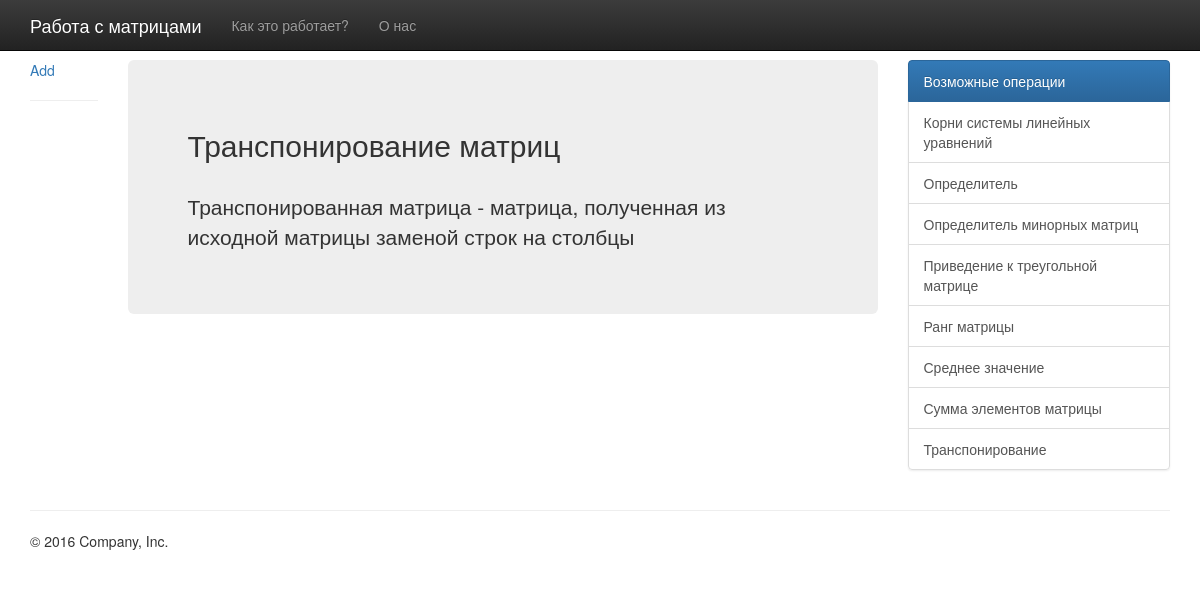
Before: /transposition/ with the older database file.
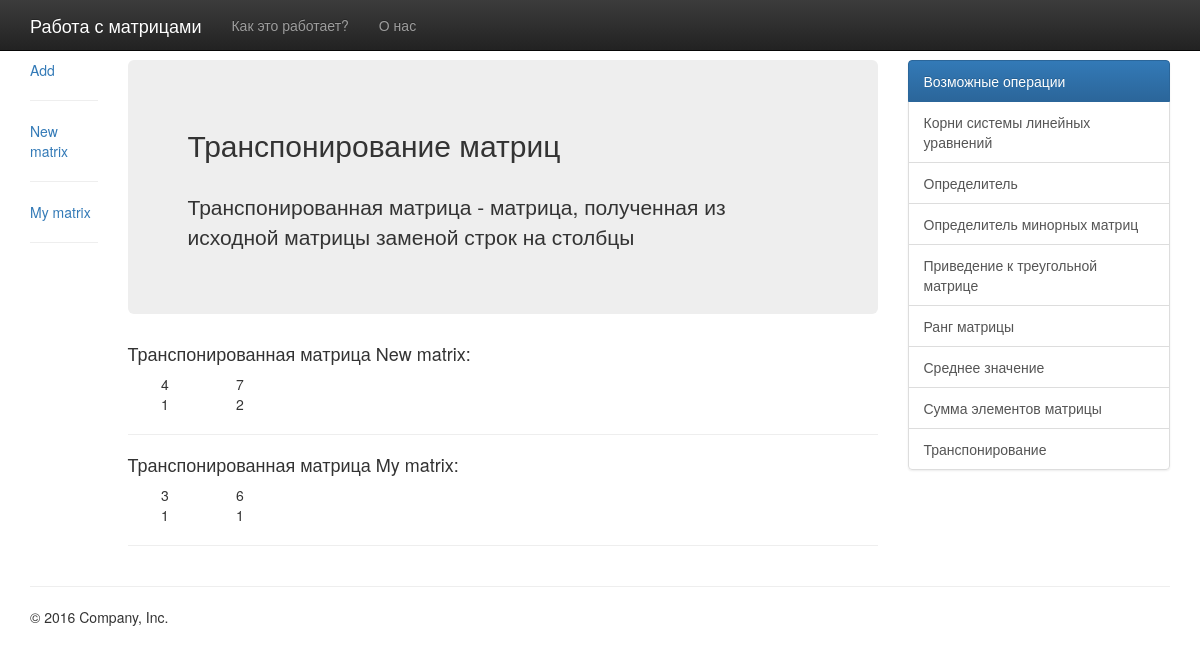
After: the same page with the newer database file.
### matrix/models.py (models this page shows, shortened)
class Matrix(models.Model):
    name = models.CharField(max_length=25, default="New matrix")
    rows = models.PositiveIntegerField(default=0)
    columns = models.PositiveIntegerField(default=0)
    values = models.TextField()
    file = models.FileField()
    def matrix(self):
        array = make_array(self.values)
        return array
    def transposition(self):
        array = np.transpose(np.array(make_array(self.values)))
        return array

### matrix/views.py (the view)
# urls.py: path('transposition/', TranspositionMatrixView.as_view(), name='transposition'),
class TranspositionMatrixView(ListView):
    model = Matrix
    template_name = 'transposition.html'

### matrix/models.py (called while the page is built)
def make_array(string):
    lines = string.splitlines()
    array = list(map(lambda x: list(map(int, x.split())), lines))
    return array

### templates/transposition.html
{% extends 'base.html' %}
{% block content %}
    <div class="col-sm-1">
        <div class="card"><a href="{% url 'create' %}">Add</a></div>
        <hr/>
        {% for matrix in object_list %}
            <div class="card"><a href="{% url 'detail' matrix.pk %}">{{ matrix.name }}</a></div>
            <hr/>
        {% endfor %}
    </div>
    <div class="col-sm-8">
        <div class="jumbotron">
            <h2>Транспонирование матриц</h2>
            <br>
            <p>Транспонированная матрица - матрица, полученная из
                исходной матрицы заменой строк на столбцы</p>
        </div>
    {% for matrix in object_list %}
        <h4>Транспонированная матрица {{ matrix.name }}:</h4>
        <table style="width: 20%; height: 100%; text-align: center">
            <tbody>
                {% for line in matrix.transposition %}
                    <tr>
                        {% for element in line %}
                            <td>{{ element }}</td>
                        {% endfor %}
                    </tr>
                {% endfor %}
            </tbody>
        </table>
        <hr/>
    {% endfor %}
    </div>
{% endblock content %}

### templates/base.html (shortened to what this page needs)
<!DOCTYPE html>
<html lang="en">
  <head>
    <link rel="stylesheet"
          href="https://maxcdn.bootstrapcdn.com/bootstrap/3.3.7/css/bootstrap.min.css"
>
    <link rel="stylesheet"
          href="https://maxcdn.bootstrapcdn.com/bootstrap/3.3.7/css/bootstrap-theme.min.css"
>
  </head>
  <body>
    <nav class="navbar navbar-fixed-top navbar-inverse">
      <div class="container">
        <div class="navbar-header">
          <a class="navbar-brand" style="color: white" href="{% url 'home' %}">
              Работа с матрицами
          </a>
        </div>
        <div id="navbar" class="collapse navbar-collapse">
          <ul class="nav navbar-nav">
            <li><a href="{% url 'how_working' %}">Как это работает?</a></li>
            <li><a href="{% url 'about' %}">О нас</a></li>
          </ul>
        </div>
      </div>
    </nav>
    <div class="container">
      <div class="row row-offcanvas row-offcanvas-right">
      <br><br><br>
          {% block content %}
          {% endblock content %}
          <div class="col-sm-3 sidebar-offcanvas" id="sidebar">
              <div class="list-group">
                <a class="list-group-item active">Возможные операции</a>
                <a href="{% url 'root_system' %}" class="list-group-item">Корни системы линейных уравнений</a>
                <a href="{% url 'determinate' %}" class="list-group-item">Определитель</a>
                <a href="{% url 'det_minor_matrix' %}" class="list-group-item">Определитель минорных матриц</a>
                <a href="{% url 'triangular_matrix' %}" class="list-group-item">Приведение к треугольной матрице</a>
                <a href="{% url 'matrix_rank' %}" class="list-group-item">Ранг матрицы</a>
                <a href="{% url 'mean_element' %}" class="list-group-item">Среднее значение</a>
                <a href="{% url 'sum_elements' %}" class="list-group-item">Сумма элементов матрицы</a>
                <a href="{% url 'transposition' %}" class="list-group-item">Транспонирование</a>
              </div>
          </div>
      </div>
      <hr>
      <footer>
        <p>&copy; 2016 Company, Inc.</p>
      </footer>
    </div>
  </body>
</html>

Changed rows visible on the page:
added Matrix: name "New matrix", line "4" "7" "1" "2"
added Matrix: name "My matrix", line "3" "6" "1" "1"
